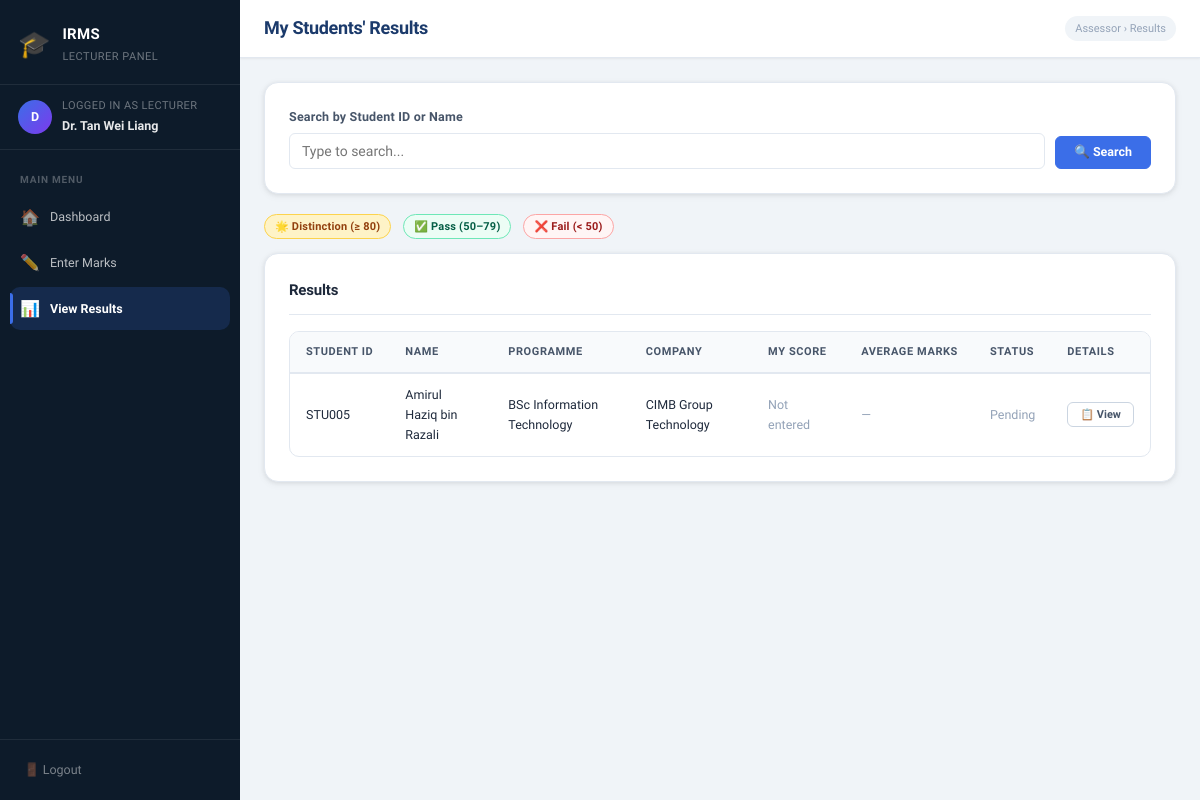
The page /assessor/view_results.php (signed in) on the database as committed earlier.
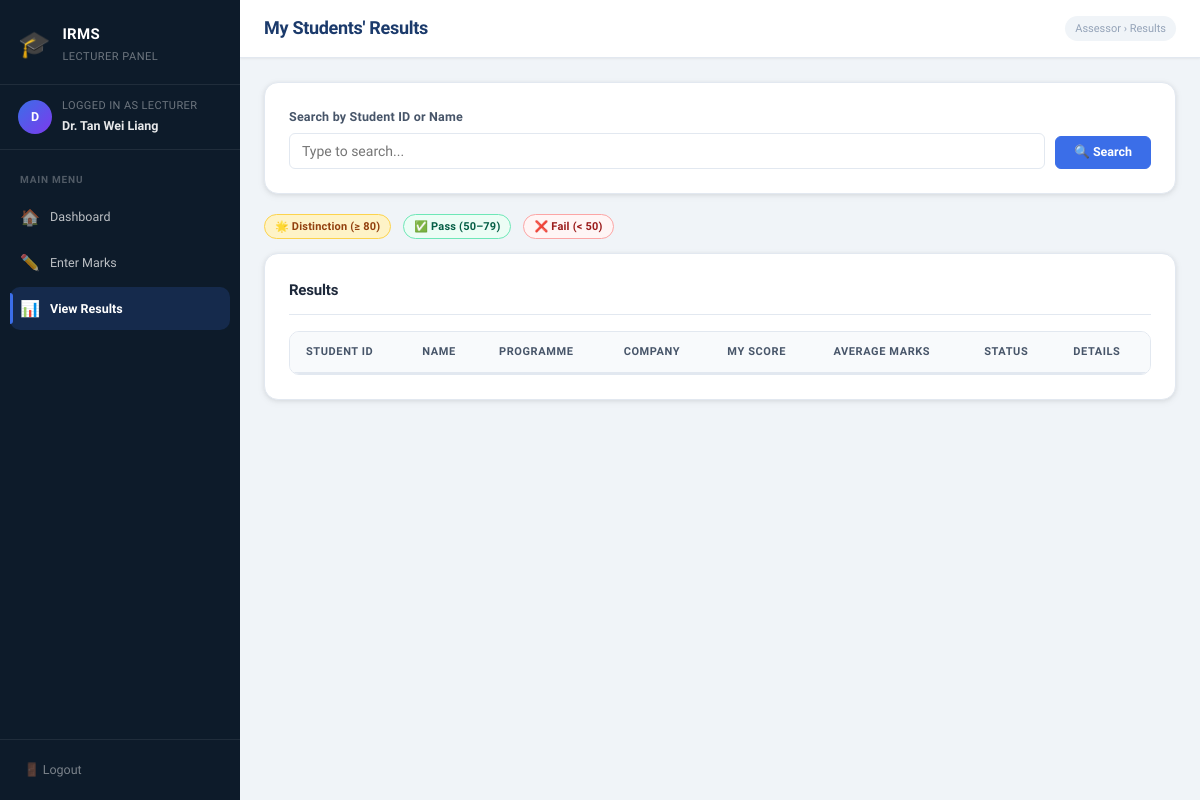
The same page on the database as committed later.
### tables this page shows
CREATE TABLE `internship` (
  `internship_id` int NOT NULL,
  `student_id` varchar(20) NOT NULL,
  `lecturer_id` varchar(20) DEFAULT NULL,
  `supervisor_id` varchar(20) DEFAULT NULL,
  `company_id` int DEFAULT NULL,
  `s_marks_id` int DEFAULT NULL,
  `l_marks_id` int DEFAULT NULL,
  `duration` int DEFAULT NULL,
  `average_marks` decimal(6,2) DEFAULT NULL
);

CREATE TABLE `student` (
  `student_id` varchar(20) NOT NULL,
  `student_name` varchar(100) NOT NULL,
  `student_password` varchar(100) NOT NULL,
  `student_email` varchar(100) DEFAULT NULL,
  `programme` varchar(100) DEFAULT NULL
);

CREATE TABLE `company` (
  `company_id` int NOT NULL,
  `company_name` varchar(150) NOT NULL
);

### assessor/view_results.php (the view, shortened to what this page needs)
<?php
require_once "../connection.php";
include "header.php";
$uid  = $_SESSION['user_id'];
$role = $_SESSION['role'];
$colFilter = ($role == 'supervisor') ? 'supervisor_id' : 'lecturer_id';
$search = isset($_GET['search']) ? mysqli_real_escape_string($conn, trim($_GET['search'])) : '';
$extra  = $search ? "AND (s.student_id LIKE '%$search%' OR s.student_name LIKE '%$search%')" : '';
$sql = "SELECT i.internship_id, i.average_marks, i.s_marks_id, i.l_marks_id,
               s.student_id, s.student_name, s.programme,
               c.company_name
        FROM internship i
        JOIN student s    ON i.student_id   = s.student_id
        LEFT JOIN company c ON i.company_id = c.company_id
        WHERE i.$colFilter = '$uid' $extra
        ORDER BY s.student_name";
$results = mysqli_query($conn, $sql);
?>
<div class="topbar">
    <h1>My Students' Results</h1>
    <span class="breadcrumb">Assessor &rsaquo; Results</span>
</div>
<div class="page-body">
<div class="card">
    <form method="GET" style="display:flex; gap:10px; align-items:flex-end;">
        <div class="form-group mb-0" style="flex:1">
            <label>Search by Student ID or Name</label>
            <input type="text" name="search" value="<?= htmlspecialchars($search) ?>" placeholder="Type to search...">
        </div>
        <button type="submit" class="btn btn-primary">🔍 Search</button>
    </form>
</div>
<div style="display:flex; gap:12px; margin-bottom:14px; flex-wrap:wrap;">
    <span class="badge badge-distinction">🌟 Distinction (≥ 80)</span>
    <span class="badge badge-pass">✅ Pass (50–79)</span>
    <span class="badge badge-fail">❌ Fail (&lt; 50)</span>
</div>
<div class="card">
    <div class="card-title">Results</div>
    <div class="table-wrap">
    <table>
        <thead>
            <tr>
                <th>Student ID</th>
                <th>Name</th>
                <th>Programme</th>
                <th>Company</th>
                <th>My Score</th>
                <th>Average Marks</th>
                <th>Status</th>
                <th>Details</th>
            </tr>
        </thead>
        <tbody>
        <?php while ($row = mysqli_fetch_assoc($results)):
            $avg = $row['average_marks'];
            $myScore = null;
            $rowClass = 'result-row';
            $badge    = '<span class="text-muted">Pending</span>';
        ?>
        <tr class="<?= $rowClass ?>">
            <td><?= htmlspecialchars($row['student_id']) ?></td>
            <td><?= htmlspecialchars($row['student_name']) ?></td>
            <td><?= htmlspecialchars($row['programme']) ?></td>
            <td><?= htmlspecialchars($row['company_name'] ?? '—') ?></td>
            <td>
                <?= $myScore !== null ? number_format($myScore, 2) : '<span class="text-muted">Not entered</span>' ?>
            </td>
            <td class="mark-value">
                <?= $avg !== null ? '<strong>'.number_format($avg,2).'</strong>' : '<span class="text-muted">—</span>' ?>
            </td>
            <td><?= $badge ?></td>
            <td>
                <a href="result_detail.php?iid=<?= $row['internship_id'] ?>" class="btn btn-outline btn-sm">📋 View</a>
            </td>
        </tr>
        <?php endwhile; ?>
        </tbody>
    </table>
    </div>
</div>
</div>
<?php include "footer.php"; ?>

Rows that differ between the two databases and show on the page:
removed internship: student.student_id "STU005", student.student_name "Amirul Haziq bin Razali", student.programme "BSc Information Technology", company.company_name "CIMB Group Technology"
